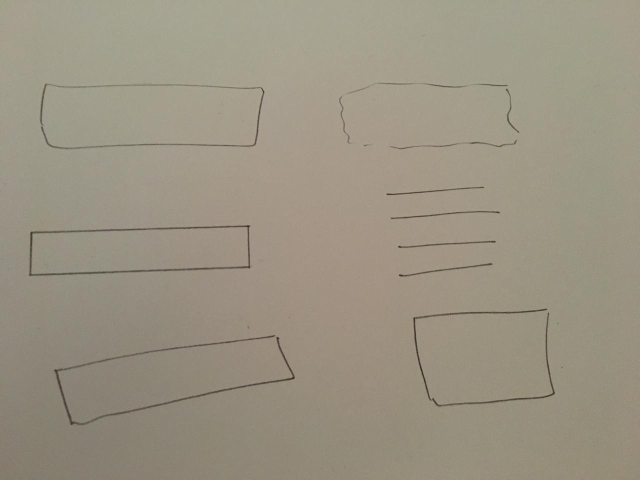
#> input picture RectanglesTest.jpeg, 1280 x 960 px (shown at 1/2 size); its folder holds only this picture in this run
$ python -i Controlfunction.py   (imports and definitions only)
#> lines starting #> are read from the running program, lines starting #| are printed output that depends on the picture; after the words box and inside, x2 and y2 are one past the last pixel; in counts of white or black regions, pixels touching at a corner belong together
### LabelDetection.py
from matplotlib import pyplot as plt
import cv2
import numpy as np
import random

# Tuning Parameters
sigma = 0.33  # Canny's formula
dilationIterations = 2
epsilonFactor = 0.01

def labelDetection(scrImagePath):

    img = cv2.imread(scrImagePath)
    kernel = np.ones((1, 1), np.uint8)

    detectedLabels = []

    v = np.median(img)
    lower = int(max(0, (1.0 - sigma) * v))
    upper = int(min(255, (1.0 + sigma) * v))
    edges = cv2.Canny(img, lower, upper)

    img_gray = cv2.cvtColor(img, cv2.COLOR_BGR2GRAY)

    edges = cv2.morphologyEx(edges,cv2.MORPH_CLOSE,kernel)
    dil = cv2.dilate(edges, kernel, iterations=dilationIterations)
    erod = cv2.erode(dil,kernel,iterations=1)


    # Smoothing the image using 2d_Filter
    kernel0 = np.ones((5, 5), np.float32) / 25
    filter = cv2.filter2D(erod, -1, kernel0)


    # Apply Threshold
    contours, hierarchy = cv2.findContours(filter,cv2.RETR_TREE,cv2.CHAIN_APPROX_SIMPLE)
    hierarchyCounter = 0

    #A loop over contours to check which of them has lines that lies within the zigzag range
    for c in contours:
        approx = cv2.approxPolyDP(c, epsilonFactor * cv2.arcLength(c,True),True)

        #cv2.drawContours(img,c,-1,(random.randint(0,255), random.randint(0,255), random.randint(0,255)),10)

        if len(approx) > 10 and len(approx) < 40 and (hierarchy[0][hierarchyCounter][2] == -1) and (hierarchy[0][hierarchyCounter][3] == -1) :

            x,y,w,h = cv2.boundingRect(approx)
            img = cv2.rectangle(img,(x,y),(x+w,y+h),(random.randint(0,255), random.randint(0,255), random.randint(0,255)),5)

            detectedLabels.append(approx)

        hierarchyCounter += 1

    cv2.imshow('text',img)
    return detectedLabels

### LabelBar.py
import cv2 as cv
import numpy as np
from matplotlib import pyplot as plt

# Tuning Parameters
sigma = 0.33 # Canny's formula
approxComparisonValue = 4
houghLineLength = 100
houghLineGap = 10
dilationIterations = 3
erosionIterations = 2
epsilonFactor = 0.03
houghLineThickness = 2
minContourArea = 2000
minDiff_XPoints = 20

def sortContours(contours):

    proccessingContoursX = [[0 for i in range(2)] for j in range(4)]

    for ite in range(len(contours)):
        proccessingContoursX[ite][0]= (contours[ite][0][0])
        proccessingContoursX[ite][1]= (contours[ite][0][1])

    proccessingContoursY = proccessingContoursX
    # Sorting founded contours by x-axis points
    proccessingContoursX.sort(key=lambda x:x[0])

    return proccessingContoursX

def  filterContours(contours):

    proccessingContoursX = [[0 for i in range(2)] for j in range(4)]


    proccessingContoursX = sortContours(contours)

    verticalLineDiff1 = abs(proccessingContoursX[1][0] - proccessingContoursX[0][0])
    verticalLineDiff2 = abs(proccessingContoursX[3][0] - proccessingContoursX[2][0])
    # Checking if the rectangle edges aren't quite vertical or not
    if(verticalLineDiff1 > minDiff_XPoints or verticalLineDiff2 > minDiff_XPoints):
        return False
    else:
        return True

def labelBarDetection(path):

    # Image Preparation & Kernel defintion of 5*5 Matrix
    img = cv.imread(path)
    grayImg = cv.cvtColor(img, cv.COLOR_BGR2GRAY)
    kernel = np.ones((3, 3), np.uint8)

    # Automatic canny edge detection using sigma value = 0.33
    v = np.median(grayImg)
    lower = int(max(0, (1.0 - sigma) * v))
    upper = int(min(255, (1.0 + sigma) * v))
    edges = cv.Canny(grayImg, lower, upper)

    # Dilating output of canny to achieve a huge edges
    dil = cv.dilate(edges, kernel, iterations=dilationIterations)

    # Using probabilistic hough line transform to get clear & semi complete lines
    processingImg = dil.copy()
    lines = cv.HoughLinesP(processingImg, 1, np.pi / 180, 100, minLineLength=houghLineLength, maxLineGap=houghLineGap)

    for line in lines:
        x1, y1, x2, y2 = line[0]
        cv.line(processingImg, (x1, y1), (x2, y2), (255, 255, 255), houghLineThickness)

    # Eroding to remove noise edges
    erode = cv.erode(processingImg, kernel, iterations=erosionIterations)

    # Finding contours
    contours, hierarchy = cv.findContours(processingImg, cv.RETR_TREE, cv.CHAIN_APPROX_SIMPLE)

    detectedLabelBars = []
    hierarchyCounter = 0

    # Drawing contours
    for cont in contours:
        epsilon = epsilonFactor * cv.arcLength(cont, True)
        approx = cv.approxPolyDP(cont, epsilon, True)

        x, y, w, h = cv.boundingRect(cont)
        # Checking if it is a rectangle
        if len(approx) == approxComparisonValue  and cv.contourArea(cont) > minContourArea and filterContours(approx) == True:
            if(hierarchy.ravel()[hierarchyCounter*4 + 2] == -1 ):
                cv.rectangle(img, (x, y), (x + w, y + h), (0, 255, 0), 2)
                detectedLabelBars.append(approx)

        hierarchyCounter += 1
    cv.imshow('label', img)
    return detectedLabelBars

### image.py
import cv2
import numpy as np


def detectImage(path):

    img = cv2.imread(path)
    v = np.median(img)
    lower = int(max(0, (1.0 - 0.33) * v))
    upper = int(min(255, (1.0 + 0.33) * v))
    edges = cv2.Canny(img, lower, upper)

    kernel = np.ones((3,3),np.uint8)
    dilate = cv2.dilate(edges,kernel,iterations=4)

    contours,hierarchy = cv2.findContours(dilate,cv2.RETR_TREE,cv2.CHAIN_APPROX_SIMPLE)
    approx_shapes = []
    for contour in contours:
        approx = cv2.approxPolyDP(contour,0.04*cv2.arcLength(contour,True),True)
        approx_shapes.append(approx)
    imagesNumber = 0
    imageParameter = []
    n = 0
    image_approx = []

    while n < len(approx_shapes):
        if(len(approx_shapes[n]) == 4):
            triangleNumber = 0
            for i in range(len(approx_shapes)):
                if(hierarchy[0][i][3] == n and len(approx_shapes[i]) == 3):
                    triangleNumber += 1
            if(triangleNumber == 4):
                width = abs(approx_shapes[n].ravel()[4] - approx_shapes[n].ravel()[0])
                height = abs(approx_shapes[n].ravel()[5] - approx_shapes[n].ravel()[1])
                centerx = (approx_shapes[n].ravel()[0] + approx_shapes[n].ravel()[4])/2
                centery = (approx_shapes[n].ravel()[1] + approx_shapes[n].ravel()[5])/2
                imageParameter.append({'CenterX' : centerx,'CenterY' : centery,'Width' : width,'Height' : height})
                imagesNumber += 1
                image_approx.append(approx_shapes[n])
                cv2.drawContours(img, [approx_shapes[n]], 0, (0, 0, 255), 2)
                cv2.putText(img, "Image", (int(centerx), int(centery - height/2 - 10)), cv2.FONT_HERSHEY_COMPLEX, 1, (255, 0, 0))
            n += 1
        else:
            n += 1
    cv2.imshow('image',img)
    return  image_approx

### NavBar.py
import cv2
import numpy as np


# ========== Tracing ================
threshold = 150 # 150 tuned
# blockSize = 9 # 9 tuned
hough_threshold = 200
epsilon = 0.01 # tuned
rect_ratio = 3 # 3 tuned
clean = 50 # 20-30 tuned
sigma = 33
window_w = 1280
window_h = 720


# =============================================
class Rect():
    # [4 lines left out: function __init__, not called in this run]
    def print(self):
        pass
        # print(self.approx)
        # print("###")

def sortByX(rect):
    x,y,w,h = cv2.boundingRect(rect)
    return x


def cleanDuplicatedRectangles(rectangles):

    for rect in rectangles:
        rect.print()

    if len(rectangles) == 0:
        return []
    # iterate over rectangles and check if one is parent of another so remove it
    for i, rectangle in enumerate(rectangles):
        # it may be wrong as it may just skip i not start from it
        for j,rect in enumerate (rectangles[i+1:]):
            if rectangle.firstChild == rect.i:
                del rectangles[j]
                break
            elif rectangle.i == rect.firstChild:
                del rectangles[i]
                break

    for rect in rectangles:
        rect.print()
    # return list of contours
    list_rects = [rect.approx for rect in rectangles]
    return list_rects


# [10 lines left out: function numLine, not called in this run]


def navBar(path):
    global window_h
    global window_w
    global navbars
    global threshold
    global hough_threshold
    global epsilon
    global rect_ratio
    # load the image
    image = cv2.imread(path)
    image = cv2.resize(image,(window_w,window_h))
    grayImage = cv2.cvtColor(image,cv2.COLOR_BGR2GRAY)


    navbars = []
    rectangles = []
    lines = []
    other = []

    # ============ Edges =====================
    v = np.median(grayImage)
    global sigma
    sigma = sigma /100
    lower = int(max(0, (1.0 - sigma) * v))
    upper = int(min(255, (1.0 + sigma) * v))
    edges = cv2.Canny(grayImage, lower, upper)
    kernel = np.ones((3,3),np.uint8)
    dilate = cv2.dilate(edges,kernel,iterations=2)
    # ============ Contours ==================
    contours , hierarchy  = cv2.findContours(dilate,cv2.RETR_TREE,cv2.CHAIN_APPROX_SIMPLE)
    # sort the contours by area
    # contours = sorted(contours, key = cv2.contourArea, reverse = True)

    for i , cnt in enumerate(contours):
        len_cnt = cv2.arcLength(cnt,True)
        area_cnt = cv2.contourArea(cnt)

        # skip small curves and the biggest curves
        if(len_cnt < 50) or (len_cnt > 2 * window_w):
            continue

        # get Corners
        approx = cv2.approxPolyDP(cnt,len_cnt*epsilon,True)

        # Contours Rectangle
        x,y,w,h = cv2.boundingRect(approx)
        ratio = max(w,h)/min(w,h)

        # if 4 corners
        if len(approx) == 4 :
            # small ratio -> rectangle with a big area
            if ratio < rect_ratio:
                rectangle = Rect(approx,i,hierarchy[0][i][3])
                rectangles.append(rectangle)
            # big ratio means a narrow rectangle means a line
            elif ratio > rect_ratio and area_cnt < 10000 :
                lines.append(approx)
        else:
            other.append(approx)
            # [10 lines of commented-out code are left out]


    rectangles = cleanDuplicatedRectangles(rectangles)


    # check if the rectangle have 3 lines
    for rect in rectangles :
        rectLines = numLine(rect,lines)
        # print("rectlines",rectLines)
        if rectLines == 3:
            navbars.append(rect)
            cv2.drawContours(image,[rect],-1,(0,0,255),3)

    cv2.imshow('navbar', image)
    return navbars

### cross_circle.py
import cv2 as cv
import numpy as np
import random
from matplotlib import pyplot as plt

# Tuning Parameters
sigma = 0.33 # Canny's formula
houghLineLength = 100
houghLineGap = 10
dilationIterations = 3
erosionIterations = 2
epsilonFactor = 0.03
minContourArea = 500


def detectIcon(path):

    # Image Preparation & Kernel defintion of 5*5 Matrix
    img = cv.imread(path)
    grayImg = cv.cvtColor(img, cv.COLOR_BGR2GRAY)
    kernel = np.ones((3, 3), np.uint8)

    # Automatic canny edge detection using sigma value = 0.33
    v = np.median(grayImg)
    lower = int(max(0, (1.0 - sigma) * v))
    upper = int(min(255, (1.0 + sigma) * v))
    edges = cv.Canny(img, lower, upper)

    # Dilating output of canny to achieve a huge edges
    dil = cv.dilate(edges, kernel, iterations=dilationIterations)

    # Using probabilistic hough line transform to get clear & semi complete lines
    processingImg = dil.copy()

    # Eroding to remove noise edges
    erode = cv.erode(processingImg, kernel, iterations=erosionIterations)

    # Finding contours
    contours, hierarchy = cv.findContours(processingImg, cv.RETR_TREE, cv.CHAIN_APPROX_SIMPLE)
    iconsDetected = []
    hierarchyCounter = 0
    # Drawing contours


    for cont in contours:
        epsilon = epsilonFactor * cv.arcLength(cont, True)
        approx = cv.approxPolyDP(cont, epsilon, True)

        #x, y, w, h = cv.boundingRect(approx)
        #cv.drawContours(img,[cont], 0, (random.randint(0,255), random.randint(0,255), random.randint(0,255)), 5)

        # Checking if it is a rectangle
        if len(approx) > 4 and len(approx) < 10 and (hierarchy[0][hierarchyCounter][2] !=-1) and cv.contourArea(cont) > minContourArea:
            (x, y), rad = cv.minEnclosingCircle(cont)
            center = (int(x), int(y))
            rad = int(rad)
            img = cv.circle(img, center, rad, (0, 255, 0), 5)
            #print(x, y)
            iconsDetected.append(approx)

        hierarchyCounter += 1

    cv.imshow('circle',img)
    return iconsDetected

### Controlfunction.py
import cv2 as cv
from image import detectImage
from NavBar import navBar
from cross_circle import detectIcon
from LabelBar import labelBarDetection
from LabelDetection import labelDetection


def imageprocessing(path):
#> called with path = 'RectanglesTest.jpeg'
	img = cv.imread(path)
#> img is the input picture: shape (960, 1280, 3); mean B, G, R 130.5, 147.4, 155
	#cv.namedWindow('image',cv.WINDOW_NORMAL)
	#cv.imshow('image',img)
	imageHeight, imageWidth, imageChannels = img.shape
	#print(imageHeight, imageWidth)

	# Tuning Parameters
	rowMarginBetweenShapes = 0.1 * imageHeight
	colMarginXPoint = int(imageWidth / 2)
	noOfColumnsPerRow = 2

	class Shape:
		def __init__(self, name, x, y, width, height, radius):
			self.name = name
			self.x = x
			self.y = y
			self.width = width
			self.height = height
			self.radius = radius
			self.widthRatio = 0
			self.heightRatio = 0
			# Right-Left
			self.allignment = ''

	class HtmlRow:
		def __init__(self):
			self.shapesPerRow = []
			self.column1Shapes = []
			self.column2Shapes = []
			self.column1Ratio = 0
			self.column2Ratio = 0
			self.height = 0
			self.maxWidthIndex = 0

	shapesList = []
	listOfRows = []

	# Retrieving labels
	text = labelDetection(path)
#> in labelDetection, `v = np.median(img)`: v = 145
#> in labelDetection, `lower = int(max(0, (1.0 - sigma) * v))`: lower = 97
#> in labelDetection, `upper = int(min(255, (1.0 + sigma) * v))`: upper = 192
#> in labelDetection, `edges = cv2.Canny(img, lower, upper)`:
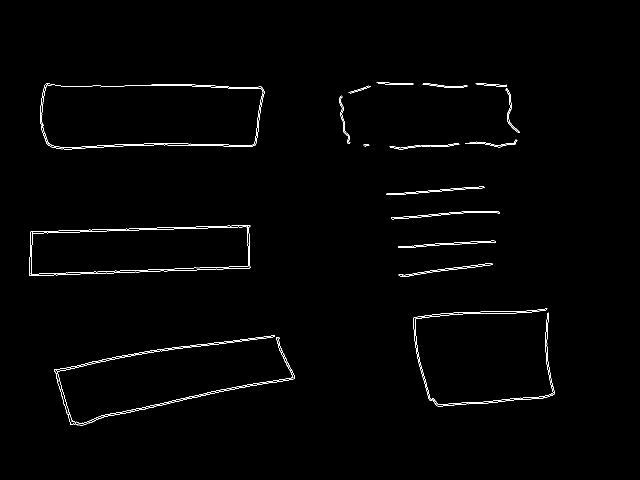
#> edges: shape (960, 1280) (shown at 1/2 size); 0.91% white in thin lines or dots, all inside (x1, y1, x2, y2) = (58, 165, 1110, 851)
#> in labelDetection, `filter = cv2.filter2D(erod, -1, kernel0)`:
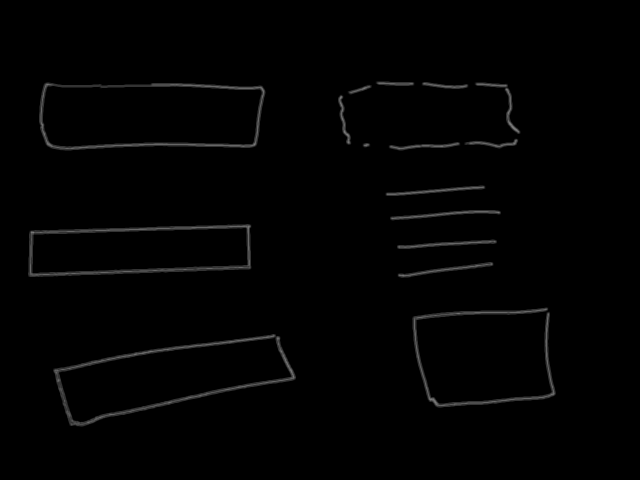
#> filter: shape (960, 1280) (shown at 1/2 size); min 0, max 143, mean 2.3
#> in labelDetection, `contours, hierarchy = cv2.findContours(filter,cv2.RETR_TREE,cv2.CHAIN_..`: contours = 19 contours; largest, box (x1, y1, x2, y2) and area: (78, 165, 531, 301) 55060, (106, 668, 592, 853) 50343, (85, 171, 524, 294) 47958, (117, 674, 583, 845) 41473, (56, 448, 503, 554) 40323
#> the loop in labelDetection, `for c in contours:` made 19 passes
#> (x, y, w, h) on passes 10, 12, 13: (725, 286, 16, 9), (928, 277, 109, 20), (676, 189, 26, 101)
#> after the loop in labelDetection, `for c in contours:`:
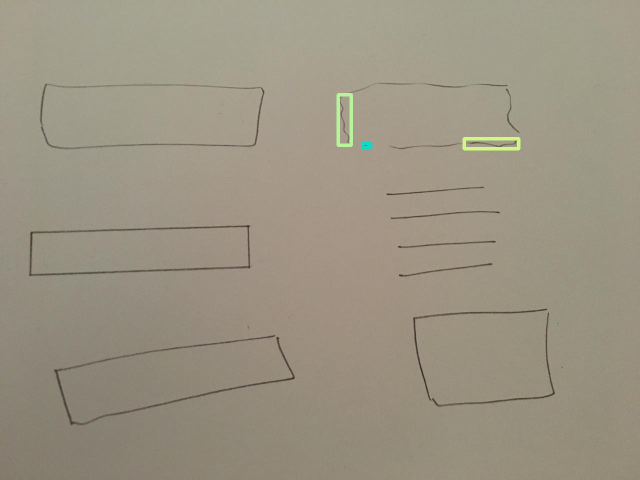
#> img: shape (960, 1280, 3) (shown at 1/2 size); 0.32% of pixels changed, all inside (x1, y1, x2, y2) = (673, 186, 1041, 301)
#> after the loop in labelDetection, `for c in contours:`: detectedLabels = 3 contours; box (x1, y1, x2, y2) and area: (676, 189, 702, 290) 758, (928, 277, 1037, 297) 693, (725, 286, 741, 295) 104
#> text has the same summary as detectedLabels in labelDetection
	for iterator in range(len(text)):
		x, y, w, h = cv.boundingRect(text[iterator])
		temporaryShape = Shape('TEXT', x + w / 2, y + h / 2, w, h, 0)
		shapesList.append(temporaryShape)
#> this loop made 3 passes
#> (x, y, w, h) on passes 1 to 3: (725, 286, 16, 9), (928, 277, 109, 20), (676, 189, 26, 101)
#> after the loop, shapesList = 3 items

	# Retrieving labelBar
	labelBar = labelBarDetection(path)
#> in labelBarDetection, `v = np.median(grayImg)`: v = 149
#> in labelBarDetection, `lower = int(max(0, (1.0 - sigma) * v))`: lower = 99
#> in labelBarDetection, `upper = int(min(255, (1.0 + sigma) * v))`: upper = 198
#> in labelBarDetection, `lines = cv.HoughLinesP(processingImg, 1, np.pi / 180, 100, minLineLeng..`: lines = 167 rows, first 6: [57, 470, 500, 447], [824, 641, 1001, 620], [181, 720, 561, 673], [93, 293, 310, 293], [92, 292, 513, 292], [818, 289, 1034, 289]
#> the loop in labelBarDetection, `for line in lines:` made 167 passes
#> after the loop in labelBarDetection, `for line in lines:`:
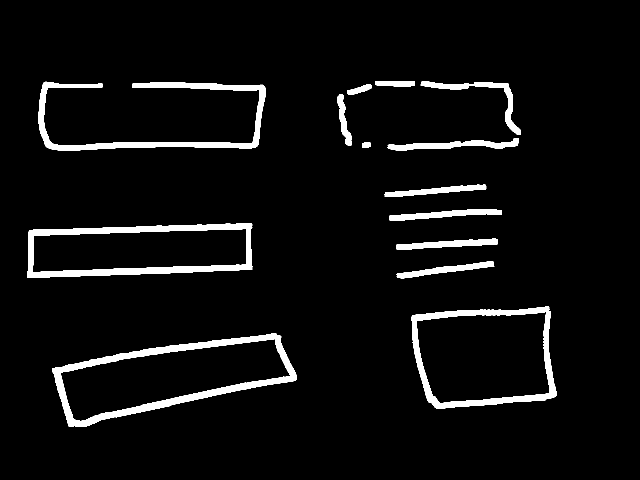
#> processingImg: shape (960, 1280) (shown at 1/2 size); 5.2% white; 14 white regions, largest, box (x1, y1, x2, y2) and area: (104, 667, 594, 854) 13848, (54, 446, 505, 556) 12028, (77, 163, 532, 302) 10884
#> in labelBarDetection, `erode = cv.erode(processingImg, kernel, iterations=erosionIterations)`:
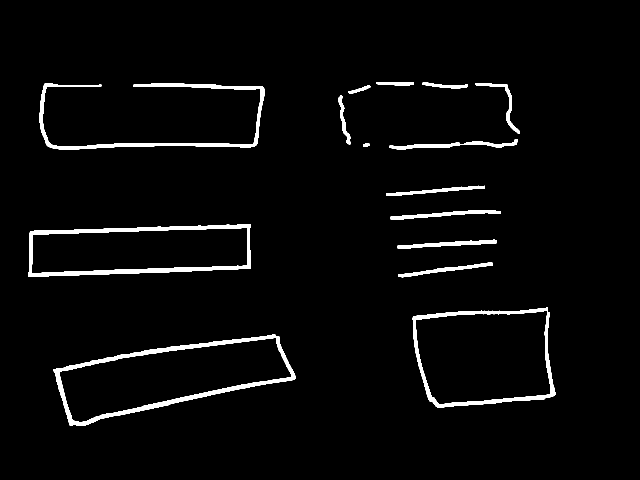
#> erode: shape (960, 1280) (shown at 1/2 size); 3.1% white; 15 white regions
#> in labelBarDetection, `contours, hierarchy = cv.findContours(processingImg, cv.RETR_TREE, cv...`: contours = 17 contours; largest, box (x1, y1, x2, y2) and area: (104, 667, 594, 854) 52328, (822, 613, 1114, 818) 49820, (54, 446, 505, 556) 41916, (833, 623, 1100, 807) 40940, (120, 677, 581, 843) 39553
#> the loop in labelBarDetection, `for cont in contours:` made 17 passes
#> (epsilon, approx, x, y, w, h) on passes 5, 6, 9, 10, 12, 13: (12.77, [[987, 524], [793, 553]], 793, 523, 196, 34), (13.04, [[995, 479], [792, 497]], 792, 477, 204, 22), (14.49, [[1003, 421], [778, 439]], 778, 418, 226, 24), (13.13, [[972, 372], [769, 392]], 769, 369, 204, 25), (17.24, [[1037, 277], [775, 295], [1003, 297]], 775, 276, 263, 26), (7.41, [[679, 188], [683, 263], [692, 289], [702, 290]], 675, 188, 29, 103)
#> after the loop in labelBarDetection, `for cont in contours:`:
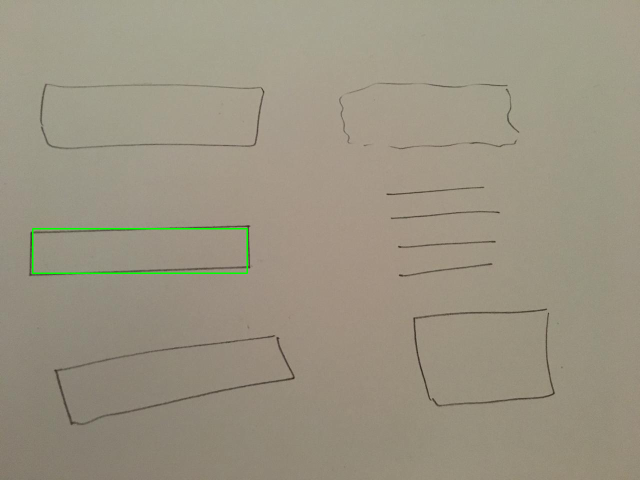
#> img: shape (960, 1280, 3) (shown at 1/2 size); 0.25% of pixels changed, all inside (x1, y1, x2, y2) = (64, 456, 496, 548)
#> after the loop in labelBarDetection, `for cont in contours:`: detectedLabelBars = [[[492, 458], [492, 529], [65, 544], [68, 470]]]
#> labelBar = [[[492, 458], [492, 529], [65, 544], [68, 470]]]
	for iterator in range(len(labelBar)):
		x, y, w, h = cv.boundingRect(labelBar[iterator])
		temporaryShape = Shape('LABEL', x + w / 2, y + h / 2, w, h, 0)
		shapesList.append(temporaryShape)
#> this loop made 1 pass
#> (x, y, w, h) on pass 1: (65, 458, 428, 87)
#> after the loop, shapesList = 4 items

	# Retrieving images
	image = detectImage(path)
#> in detectImage, `v = np.median(img)`: v = 145
#> in detectImage, `lower = int(max(0, (1.0 - 0.33) * v))`: lower = 97
#> in detectImage, `upper = int(min(255, (1.0 + 0.33) * v))`: upper = 192
#> in detectImage, `dilate = cv2.dilate(edges,kernel,iterations=4)`:
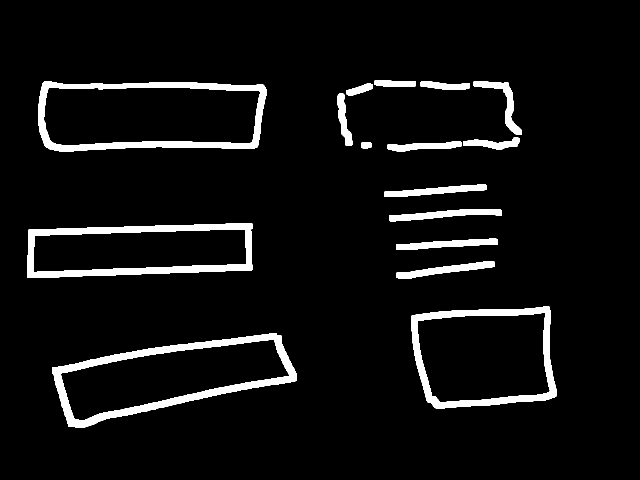
#> dilate: shape (960, 1280) (shown at 1/2 size); 5.9% white; 16 white regions
#> in detectImage, `contours,hierarchy = cv2.findContours(dilate,cv2.RETR_TREE,cv2.CHAIN_A..`: contours = 20 contours; largest, box (x1, y1, x2, y2) and area: (76, 163, 533, 303) 57478, (104, 666, 594, 855) 53040, (822, 613, 1114, 818) 50461, (87, 174, 521, 291) 45700, (54, 446, 505, 556) 42561
#> the loop in detectImage, `for contour in contours:` made 20 passes
#> approx on passes 1 to 8: [[593, 749], [553, 666], [104, 735], [150, 854]], [[578, 749], [161, 841], [121, 747], [548, 678]], [[1098, 613], [824, 630], [855, 804], [1111, 793]], [[1091, 626], [1099, 783], [863, 791], [835, 641]], [[988, 523], [793, 555]], [[995, 478], [792, 498]], [[504, 447], [57, 459], [54, 555], [503, 540]], [[491, 459], [491, 528], [66, 543], [70, 470]]
#> (the rest of the program and of its run is left out)
